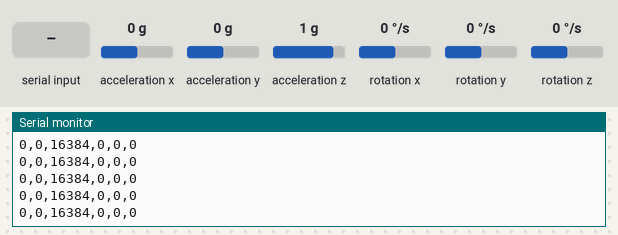
This sketch was run on a simulated ESP8266 (NodeMCU). Shown: the last lines printed to the serial monitor. Wiring (inferred from the names in the program): MPU-6050 motion sensor at I2C address 0x68. Inputs (shaded band) come from the test bench; at power-on: acceleration x 0 g, acceleration y 0 g, acceleration z 1 g, rotation x 0 °/s, rotation y 0 °/s, rotation z 0 °/s.

Above: at 2.3 s.
2.4 s: "start\n" received over Serial
At 3.5 s:
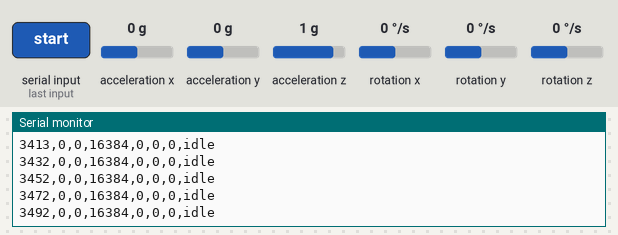
3.9 s: "stop\n" received over Serial
At 4.8 s:
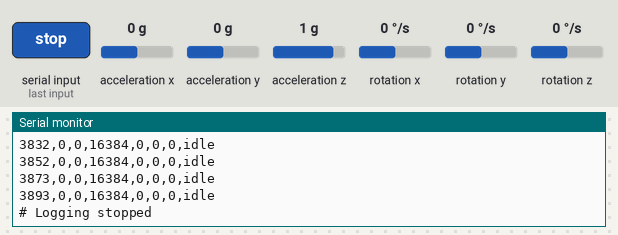
5.4 s: "live\n" received over Serial
At 6.1 s:
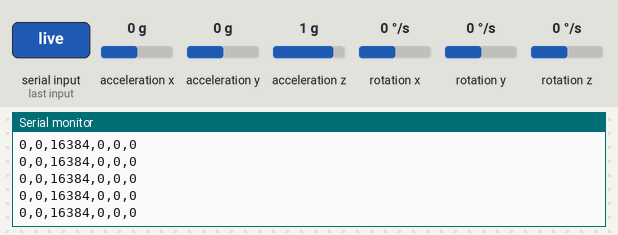
6.9 s: "test\n" received over Serial
8.4 s: "l=\n" received over Serial
9.9 s: "idle\n" received over Serial
Timing chart, 0 to 12.4 s (numbered marks = the images above; inputs shaded):
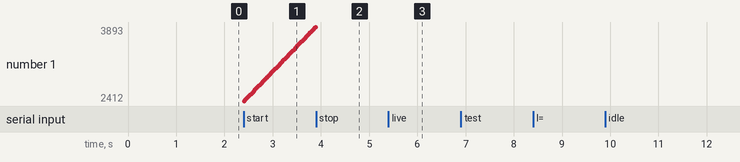

Measured:
- after the input at 2.4 s, the serial monitor: prints a new line at once (image 1)
- after the input at 5.4 s, the serial monitor: prints a new line at once (image 3)

The sketch:

wrist_rehab_logger.ino
```cpp
#include <Wire.h>

#if defined(ESP8266)
constexpr uint8_t SDA_PIN = D2; // GPIO4
constexpr uint8_t SCL_PIN = D1; // GPIO5
#else
constexpr uint8_t SDA_PIN = 21;
constexpr uint8_t SCL_PIN = 22;
#endif
constexpr uint32_t SERIAL_BAUD = 115200;
constexpr uint32_t SAMPLE_INTERVAL_US = 20000; // 50 Hz

constexpr uint8_t REG_PWR_MGMT_1 = 0x6B;
constexpr uint8_t REG_ACCEL_XOUT_H = 0x3B;
constexpr uint8_t REG_ACCEL_CONFIG = 0x1C;
constexpr uint8_t REG_GYRO_CONFIG = 0x1B;
constexpr uint8_t REG_WHO_AM_I = 0x75;

char currentLabel[10] = "idle";
uint8_t mpuAddress = 0x68;
bool logging = false;
bool liveMode = false;
uint32_t nextSampleUs = 0;

bool writeRegister(uint8_t reg, uint8_t value) {
  Wire.beginTransmission(mpuAddress);
  Wire.write(reg);
  Wire.write(value);
  return Wire.endTransmission(true) == 0;
}

bool readRegisters(uint8_t reg, uint8_t *buffer, size_t length) {
  Wire.beginTransmission(mpuAddress);
  Wire.write(reg);

  if (Wire.endTransmission(false) != 0) {
    return false;
  }

  if (Wire.requestFrom(mpuAddress, static_cast<uint8_t>(length), true) !=
      static_cast<uint8_t>(length)) {
    return false;
  }

  for (size_t i = 0; i < length; ++i) {
    buffer[i] = Wire.read();
  }

  return true;
}

int16_t combineBytes(uint8_t highByte, uint8_t lowByte) {
  return static_cast<int16_t>(
      (static_cast<uint16_t>(highByte) << 8) | lowByte);
}

bool readMotion(int16_t &ax, int16_t &ay, int16_t &az,
                int16_t &gx, int16_t &gy, int16_t &gz) {
  uint8_t data[14];

  if (!readRegisters(REG_ACCEL_XOUT_H, data, sizeof(data))) {
    return false;
  }

  ax = combineBytes(data[0], data[1]);
  ay = combineBytes(data[2], data[3]);
  az = combineBytes(data[4], data[5]);
  gx = combineBytes(data[8], data[9]);
  gy = combineBytes(data[10], data[11]);
  gz = combineBytes(data[12], data[13]);
  return true;
}

void printHelp() {
  Serial.println("# Commands:");
  Serial.println("# l=idle       Set the label");
  Serial.println("# l=flexion");
  Serial.println("# l=extension");
  Serial.println("# l=partial");
  Serial.println("# start        Start CSV logging");
  Serial.println("# live         Start raw live streaming");
  Serial.println("# stop         Stop CSV logging");
  Serial.println("# test         Read one sensor sample");
  Serial.println("# help         Show this help");
}

void printMotionSample() {
  int16_t ax, ay, az, gx, gy, gz;
  if (!readMotion(ax, ay, az, gx, gy, gz)) {
    Serial.println("# Sensor read failed.");
    return;
  }

  Serial.print("# Sample: ");
  Serial.print(ax);
  Serial.print(", ");
  Serial.print(ay);
  Serial.print(", ");
  Serial.print(az);
  Serial.print(", ");
  Serial.print(gx);
  Serial.print(", ");
  Serial.print(gy);
  Serial.print(", ");
  Serial.println(gz);
}

void processCommand() {
  if (!Serial.available()) {
    return;
  }

  String command = Serial.readStringUntil('\n');
  command.trim();

  if (command == "start") {
    liveMode = false;
    if (!writeRegister(REG_PWR_MGMT_1, 0x00)) {
      Serial.println("# Could not wake the MPU-6050.");
      return;
    }
    delay(10);
    logging = true;
    nextSampleUs = micros();
    Serial.println("# Logging started");
    Serial.println("timestamp_ms,ax,ay,az,gx,gy,gz,label");
  } else if (command == "stop") {
    logging = false;
    liveMode = false;
    Serial.println("# Logging stopped");
  } else if (command == "live") {
    logging = false;
    liveMode = true;
    nextSampleUs = micros();
    Serial.println("# Live streaming started");
  } else if (command == "test") {
    printMotionSample();
  } else if (command == "help") {
    printHelp();
  } else if (command.startsWith("l=")) {
    String label = command.substring(2);
    if (label == "idle" || label == "flexion" ||
        label == "extension" || label == "partial") {
      label.toCharArray(currentLabel, sizeof(currentLabel));
      Serial.print("# Label set to ");
      Serial.println(currentLabel);
    } else {
      Serial.println("# Invalid label. Use idle, flexion, extension, or partial.");
    }
  } else if (command.length() > 0) {
    Serial.println("# Unknown command. Type help.");
  }
}

void setup() {
  Serial.begin(SERIAL_BAUD);
  Serial.setTimeout(20);

  Wire.begin(SDA_PIN, SCL_PIN);
  Wire.setClock(100000);

  uint8_t whoAmI = 0;
  mpuAddress = 0x68;
  if (!readRegisters(REG_WHO_AM_I, &whoAmI, 1)) {
    mpuAddress = 0x69;
    if (!readRegisters(REG_WHO_AM_I, &whoAmI, 1)) {
      Serial.println("# MPU-6050 not detected at address 0x68 or 0x69.");
      while (true) {
        delay(1000);
      }
    }
  }

  if (whoAmI != 0x68 && whoAmI != 0x69) {
    Serial.println("# The I2C device is not an MPU-6050.");
    while (true) {
      delay(1000);
    }
  }

  // Wake the sensor and select the common +/-2 g and +/-250 deg/s ranges.
  if (!writeRegister(REG_PWR_MGMT_1, 0x00) ||
      !writeRegister(REG_ACCEL_CONFIG, 0x00) ||
      !writeRegister(REG_GYRO_CONFIG, 0x00)) {
    Serial.println("# MPU-6050 initialization failed.");
    while (true) {
      delay(1000);
    }
  }
  delay(100);

  Serial.println("# Wrist rehabilitation data logger ready.");
  Serial.println("# Keep the IMU fixed on the wrist in the same orientation.");
  int16_t testAx, testAy, testAz, testGx, testGy, testGz;
  if (readMotion(testAx, testAy, testAz, testGx, testGy, testGz)) {
    Serial.print("# Test read: ");
    Serial.print(testAx);
    Serial.print(", ");
    Serial.print(testAy);
    Serial.print(", ");
    Serial.print(testAz);
    Serial.print(", ");
    Serial.print(testGx);
    Serial.print(", ");
    Serial.print(testGy);
    Serial.print(", ");
    Serial.println(testGz);
  } else {
    Serial.println("# Test motion read failed.");
  }
  printHelp();
  delay(1000);
  liveMode = true;
  nextSampleUs = micros();
}

void loop() {
  processCommand();

  if (!logging && !liveMode) {
    delay(2);
    return;
  }

  const uint32_t nowUs = micros();
  if (static_cast<int32_t>(nowUs - nextSampleUs) < 0) {
    return;
  }
  nextSampleUs += SAMPLE_INTERVAL_US;

  int16_t ax, ay, az, gx, gy, gz;
  if (!readMotion(ax, ay, az, gx, gy, gz)) {
    logging = false;
    liveMode = false;
    Serial.println("# Sensor read failed; logging stopped.");
    return;
  }

  if (liveMode) {
    Serial.print(ax);
    Serial.print(',');
    Serial.print(ay);
    Serial.print(',');
    Serial.print(az);
    Serial.print(',');
    Serial.print(gx);
    Serial.print(',');
    Serial.print(gy);
    Serial.print(',');
    Serial.println(gz);
    return;
  }

  Serial.print(millis());
  Serial.print(',');
  Serial.print(ax);
  Serial.print(',');
  Serial.print(ay);
  Serial.print(',');
  Serial.print(az);
  Serial.print(',');
  Serial.print(gx);
  Serial.print(',');
  Serial.print(gy);
  Serial.print(',');
  Serial.print(gz);
  Serial.print(',');
  Serial.println(currentLabel);
}
```
